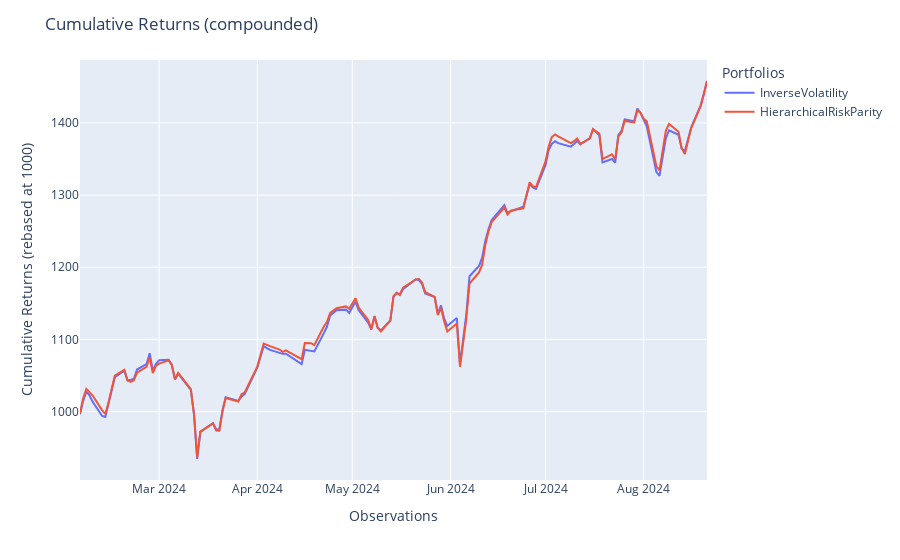

The notebook cell this image was saved under:
### Markdown cell above
## Model Comparison

### Code cell
models = [benchmark, hier]
pop = Population([m.predict(X_test) for m in models])
pop.set_portfolio_params(compounded=True)
pop.plot_cumulative_returns(log_scale=False)

### Figure 1 — Plotly figure (JSON) as saved in the notebook; plotly's stock layout.template omitted (floating-point values rounded to 4 significant figures; data arrays with more than 128 entries replaced by an {"elided": "..."} marker saying what was removed)
{"data": [{"hovertemplate": "variable=InverseVolatility<br>index=%{x}<br>value=%{y}<extra></extra>", "legendgroup": "InverseVolatility", "line": {"color": "#636efa", "dash": "solid"}, "marker": {"symbol": "circle"}, "mode": "lines", "name": "InverseVolatility", "orientation": "v", "showlegend": true, "type": "scatter", "x": {"elided": "129 str values"}, "xaxis": "x", "y": {"elided": "129 float values"}, "yaxis": "y"}, {"hovertemplate": "variable=HierarchicalRiskParity<br>index=%{x}<br>value=%{y}<extra></extra>", "legendgroup": "HierarchicalRiskParity", "line": {"color": "#EF553B", "dash": "solid"}, "marker": {"symbol": "circle"}, "mode": "lines", "name": "HierarchicalRiskParity", "orientation": "v", "showlegend": true, "type": "scatter", "x": {"elided": "129 str values"}, "xaxis": "x", "y": {"elided": "129 float values"}, "yaxis": "y"}], "layout": {"legend": {"title": {"text": "Portfolios"}, "tracegroupgap": 0}, "margin": {"t": 60}, "title": {"text": "Cumulative Returns (compounded)"}, "xaxis": {"anchor": "y", "domain": [0, 1], "title": {"text": "Observations"}}, "yaxis": {"anchor": "x", "domain": [0, 1], "tickformat": ".0f", "title": {"text": "Cumulative Returns (rebased at 1000)"}}}}
